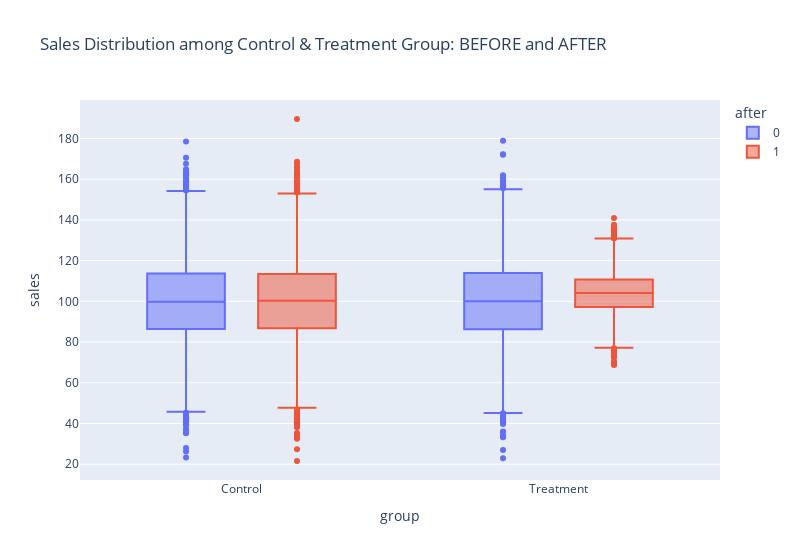

Write notebook code for a chart like this one.
### Markdown cell above
### Visualization
- Treatment group shows a higher median and a distribution more centered around it.

### Code cell
fig = px.box(df, x="group", y="sales", 
               color="after", orientation='v',
               title="Sales Distribution among Control & Treatment Group: BEFORE and AFTER")
fig.update_layout(width=800)
fig.show()

### Figure 1 — Plotly figure (JSON) as saved in the notebook; plotly's stock layout.template omitted (floating-point values rounded to 4 significant figures; data arrays with more than 128 entries replaced by an {"elided": "..."} marker saying what was removed)
{"data": [{"alignmentgroup": "True", "hovertemplate": "after=0<br>group=%{x}<br>sales=%{y}<extra></extra>", "legendgroup": "0", "marker": {"color": "#636efa"}, "name": "0", "notched": false, "offsetgroup": "0", "orientation": "v", "showlegend": true, "type": "box", "x": {"elided": "15000 str values"}, "x0": " ", "xaxis": "x", "y": {"elided": "15000 float values"}, "y0": " ", "yaxis": "y"}, {"alignmentgroup": "True", "hovertemplate": "after=1<br>group=%{x}<br>sales=%{y}<extra></extra>", "legendgroup": "1", "marker": {"color": "#EF553B"}, "name": "1", "notched": false, "offsetgroup": "1", "orientation": "v", "showlegend": true, "type": "box", "x": {"elided": "15000 str values"}, "x0": " ", "xaxis": "x", "y": {"elided": "15000 float values"}, "y0": " ", "yaxis": "y"}], "layout": {"boxmode": "group", "legend": {"title": {"text": "after"}, "tracegroupgap": 0}, "title": {"text": "Sales Distribution among Control & Treatment Group: BEFORE and AFTER"}, "width": 800, "xaxis": {"anchor": "y", "domain": [0, 1], "title": {"text": "group"}}, "yaxis": {"anchor": "x", "domain": [0, 1], "title": {"text": "sales"}}}}
